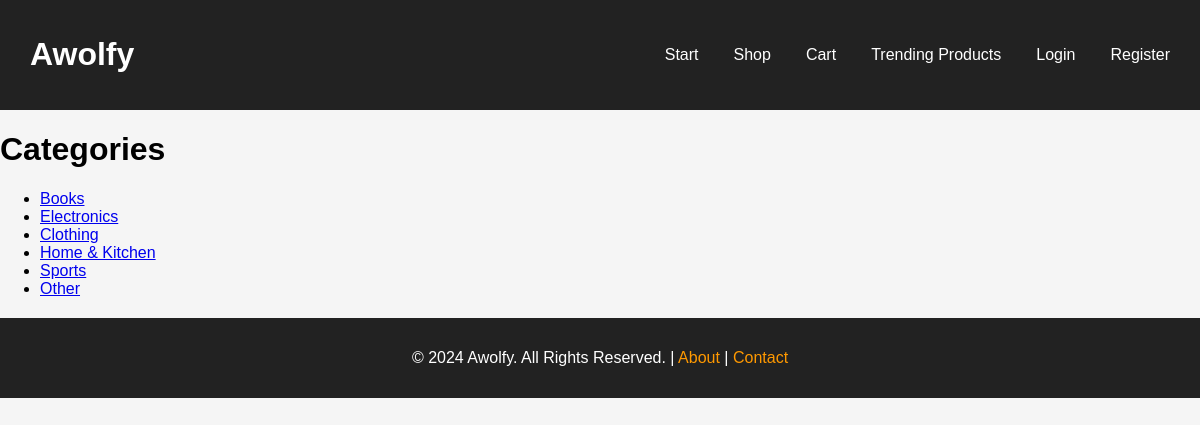
Page /products/categories/ on the committed database.
### products/models.py (models this page shows, shortened)
class Category(models.Model):
    name = models.CharField(max_length=200, unique=True)
    slug = models.SlugField(unique=True)

### products/views.py (the view)
# urls.py: path('categories/', CategoryListView.as_view(), name='category_list'),  # Category list page# Category filter view
class CategoryListView(TemplateView):
    template_name = 'products/category_list.html'
    def get_context_data(self, **kwargs):
        context = super().get_context_data(**kwargs)
        context['categories'] = Category.objects.all()
        return context

### core/context_processors.py (called while the page is built)
def categories_processor(request):
    return {
        'categories': Category.objects.all()
    }

### products/context_processors.py (called while the page is built)
def categories_context_processor(request):
    categories = Category.objects.all()  # Fetch all categories
    return {'categories': categories}

### products/templates/products/category_list.html
<!DOCTYPE html>
<html lang="en">
{% extends 'core/base.html' %}
{% block content %}
<h1>Categories</h1>
<ul>
    {% for category in categories %}
        <li>
            <a href="{% url 'products:category_products' category.slug %}">{{ category.name }}</a>
        </li>
    {% endfor %}
</ul>
{% endblock %}

### core/static/core/style.css (style rules this page uses)
body { font-family: Arial, sans-serif; margin: 0; padding: 0; background-color: #f5f5f5; }

### rows in the picture
Category: name "Books"
Category: name "Electronics"
Category: name "Clothing"
Category: name "Home & Kitchen"
Category: name "Sports"
Category: name "Other"
